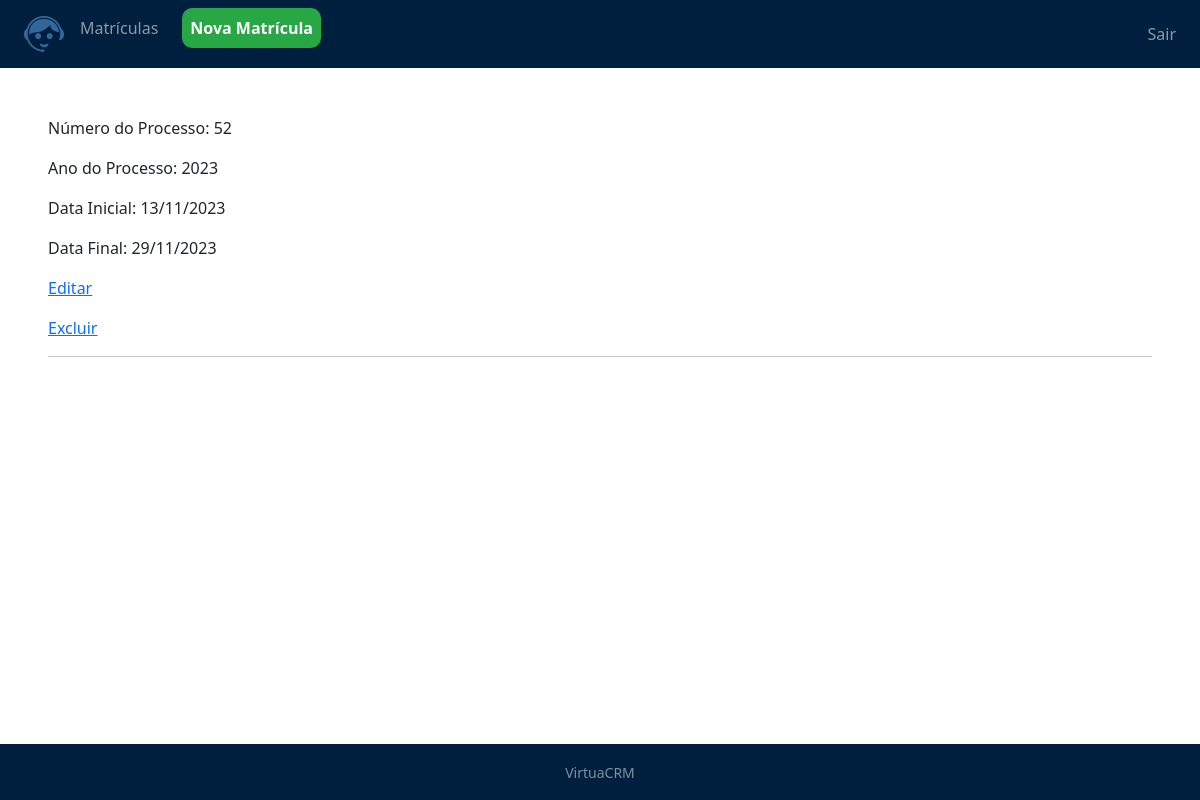
Page /matriculas/processo_ativo on the committed database.
### matriculas/models.py (models this page shows, shortened)
class cad_processo(models.Model):
    numero_processo =  models.CharField(max_length=2)
    ano_processo = models.CharField(max_length=4)
    data_inicial_processo = models.DateTimeField()
    data_final_processo = models.DateTimeField()
    ativo = models.BooleanField(default=True)
    class Meta:
        db_table = 'processo'
    def get_data_inicial(self):
        return self.data_inicial_processo.strftime('%d/%m/%Y')
    def get_data_final(self):
        return self.data_final_processo.strftime('%d/%m/%Y')
    def get_absolute_url(self):
        return reverse("matriculas:processo_update", kwargs={'id': self.id}) #Direciona para a url de edição
    def get_delete_url(self):
        return reverse("matriculas:processo_delete", kwargs={'id': self.id})# Exclui o resgistro

### matriculas/views.py (the view)
# urls.py: path('processo_ativo', lista_processos, name='processo_ativo'),
def lista_processos(request):
    processos_ativos = cad_processo.objects.filter(ativo=True)
    return render (request, 'matriculas/processo_ativo.html', {'processos': processos_ativos})

### matriculas/templates/matriculas/processo_ativo.html
{% extends 'model-page.html'%}
{% block content %}
{% for processo in processos %}
    <p>Número do Processo: {{ processo.numero_processo }}</p>
    <p>Ano do Processo: {{ processo.ano_processo }}</p>
    <p>Data Inicial: {{ processo.get_data_inicial }}</p>
    <p>Data Final: {{ processo.get_data_final }}</p>
    <p><a href="{{ processo.get_absolute_url }}">Editar</a></p>
    <p><a href="{{ processo.get_delete_url }}">Excluir</a></p>
    <hr>
{% endfor %}
{% endblock %}

### core/templates/model-page.html (style rules this page uses)
html, body { height: 100%; }

### rows in the picture
cad_processo: numero_processo "52", ano_processo "2023", get_data_inicial "13/11/2023", get_data_final "29/11/2023"
